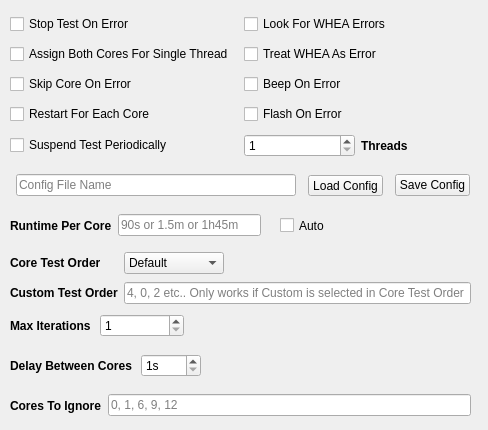
    <widget class="QWidget" name="general_tab">
     <attribute name="title">
      <string>General</string>
     </attribute>
     <widget class="QWidget" name="gridLayoutWidget">
      <property name="geometry">
       <rect>
        <x>10</x>
        <y>10</y>
        <width>461</width>
        <height>151</height>
       </rect>
      </property>
      <layout class="QGridLayout" name="gridLayout">
       <item row="1" column="1">
        <widget class="QCheckBox" name="general_treatWheaWarningAsError_checkBox">
         <property name="toolTip">
          <string>&lt;html&gt;&lt;head/&gt;&lt;body&gt;&lt;p align=&quot;center&quot;&gt;&lt;span style=&quot; font-size:8pt;&quot;&gt;# Treat a WHEA Warning Event Log entry as an error. If this is enabled, a WHEA warning (Event Id 19, &amp;quot;corrected hardware error&amp;quot;) will be treated as a &amp;quot;real&amp;quot; error. The testing on the core will be stopped and continued on the next one.&lt;/span&gt;&lt;/p&gt;&lt;p align=&quot;center&quot;&gt;&lt;span style=&quot; font-size:8pt;&quot;&gt;However, only if the APIC ID from the WHEA message matches the core that was currently tested, otherwise only a warning will be displayed.&lt;/span&gt;&lt;/p&gt;&lt;p align=&quot;center&quot;&gt;&lt;span style=&quot; font-size:8pt;&quot;&gt;Default is Enabled&lt;/span&gt;&lt;/p&gt;&lt;/body&gt;&lt;/html&gt;</string>
         </property>
         <property name="text">
          <string>Treat WHEA As Error</string>
         </property>
        </widget>
       </item>
       <item row="2" column="1">
        <widget class="QCheckBox" name="general_beepOnError_checkBox">
         <property name="toolTip">
          <string>&lt;html&gt;&lt;head/&gt;&lt;body&gt;&lt;p align=&quot;center&quot;&gt;&lt;span style=&quot; font-size:8pt;&quot;&gt;Plays a beep when a core has thrown an error.&lt;/span&gt;&lt;/p&gt;&lt;p align=&quot;center&quot;&gt;&lt;span style=&quot; font-size:8pt;&quot;&gt;Default is Enabled&lt;/span&gt;&lt;/p&gt;&lt;/body&gt;&lt;/html&gt;</string>
         </property>
         <property name="text">
          <string>Beep On Error</string>
         </property>
        </widget>
       </item>
       <item row="0" column="0">
        <widget class="QCheckBox" name="general_stopOnError_checkBox">
         <property name="toolTip">
          <string>&lt;html&gt;&lt;head/&gt;&lt;body&gt;&lt;p align=&quot;center&quot;&gt;&lt;span style=&quot; font-size:8pt;&quot;&gt;Stop the entire testing process if an error occurs. If disabled, the stress test program will be restarted when an error occurs.&lt;/span&gt;&lt;/p&gt;&lt;p align=&quot;center&quot;&gt;&lt;span style=&quot; font-size:8pt;&quot;&gt;Default is Disabled&lt;/span&gt;&lt;/p&gt;&lt;/body&gt;&lt;/html&gt;</string>
         </property>
         <property name="whatsThis">
          <string>&lt;html&gt;&lt;head/&gt;&lt;body&gt;&lt;p&gt;&lt;br/&gt;&lt;/p&gt;&lt;/body&gt;&lt;/html&gt;</string>
         </property>
         <property name="text">
          <string>Stop Test On Error</string>
         </property>
        </widget>
       </item>
       <item row="1" column="0">
        <widget class="QCheckBox" name="general_assignBothVirtualCoresForSingleThread_checkBox">
         <property name="toolTip">
          <string>&lt;html&gt;&lt;head/&gt;&lt;body&gt;&lt;p align=&quot;center&quot;&gt;&lt;span style=&quot; font-size:8pt;&quot;&gt;Use only 1 thread for load generation, but assign that thread to both virtual (logical) cores. This way Windows Scheduler or the internal CPU Scheduler will choose which of both virtual CPUs is used.&lt;/span&gt;&lt;/p&gt;&lt;p align=&quot;center&quot;&gt;&lt;span style=&quot; font-size:8pt;&quot;&gt;Default is Disabled&lt;/span&gt;&lt;/p&gt;&lt;/body&gt;&lt;/html&gt;</string>
         </property>
         <property name="text">
          <string>Assign Both Cores For Single Thread</string>
         </property>
        </widget>
       </item>
       <item row="3" column="1">
        <widget class="QCheckBox" name="general_flashOnError_checkBox">
         <property name="toolTip">
          <string>&lt;html&gt;&lt;head/&gt;&lt;body&gt;&lt;p align=&quot;center&quot;&gt;&lt;span style=&quot; font-size:8pt;&quot;&gt;Flash the window/icon in the taskbar when a core has thrown an error.&lt;/span&gt;&lt;/p&gt;&lt;p align=&quot;center&quot;&gt;&lt;span style=&quot; font-size:8pt;&quot;&gt;Default is Enabled&lt;/span&gt;&lt;/p&gt;&lt;/body&gt;&lt;/html&gt;</string>
         </property>
         <property name="text">
          <string>Flash On Error</string>
         </property>
        </widget>
       </item>
       <item row="2" column="0">
        <widget class="QCheckBox" name="general_skipCoreOnError_checkBox">
         <property name="toolTip">
          <string>&lt;html&gt;&lt;head/&gt;&lt;body&gt;&lt;p align=&quot;center&quot;&gt;&lt;span style=&quot; font-size:8pt;&quot;&gt;If enabled, testing skips a core in the following iterations that has already thrown an error. If this disabled, it will test a core in the next iteration even if it has thrown an error.&lt;/span&gt;&lt;/p&gt;&lt;/body&gt;&lt;/html&gt;</string>
         </property>
         <property name="whatsThis">
          <string>&lt;html&gt;&lt;head/&gt;&lt;body&gt;&lt;p&gt;&lt;br/&gt;&lt;/p&gt;&lt;/body&gt;&lt;/html&gt;</string>
         </property>
         <property name="text">
          <string>Skip Core On Error</string>
         </property>
        </widget>
       </item>
       <item row="0" column="1">
        <widget class="QCheckBox" name="general_lookForWheaErros_checkBox">
         <property name="toolTip">
          <string>&lt;html&gt;&lt;head/&gt;&lt;body&gt;&lt;p align=&quot;center&quot;&gt;&lt;span style=&quot; font-size:8pt;&quot;&gt;If this is enabled, CoreCycler will periodicall check the Windows Event Log for WHEA errors. These WHEA errors do not necessarily cause or show up together with a stress test error, but are indicative of an unstable overclock/undervolt. A stable system should not produce any WHEA errors/warnings.&lt;/span&gt;&lt;/p&gt;&lt;p align=&quot;center&quot;&gt;&lt;span style=&quot; font-size:8pt;&quot;&gt;Default is Enabled&lt;/span&gt;&lt;/p&gt;&lt;/body&gt;&lt;/html&gt;</string>
         </property>
         <property name="text">
          <string>Look For WHEA Errors</string>
         </property>
        </widget>
       </item>
       <item row="3" column="0">
        <widget class="QCheckBox" name="general_restartTestProgramForEachCore_checkBox">
         <property name="toolTip">
          <string>&lt;html&gt;&lt;head/&gt;&lt;body&gt;&lt;p align=&quot;center&quot;&gt;&lt;span style=&quot; font-size:8pt;&quot;&gt;Restarts the testing program for each core. For example: if ycruncher is set to run SFT, SFTv4, and SVT, and Core 0 fails the SFTv4 test, the next core will restart ycruncher and will start on the first test (SFT). If this option is disabled, ycruncher will NOT restart, but will continue to the next test (SVT) on the next core.&lt;/span&gt;&lt;/p&gt;&lt;p align=&quot;center&quot;&gt;&lt;span style=&quot; font-size:8pt;&quot;&gt;For a long-form explanation of this setting, check the box, then press Shift+F1 on your keyboard.&lt;/span&gt;&lt;/p&gt;&lt;/body&gt;&lt;/html&gt;</string>
         </property>
         <property name="whatsThis">
          <string>&lt;html&gt;&lt;head/&gt;&lt;body&gt;&lt;p align=&quot;center&quot;&gt;&lt;span style=&quot; font-size:8pt;&quot;&gt;Restart the stress test process when a new core is selected&lt;/span&gt;&lt;/p&gt;&lt;p align=&quot;center&quot;&gt;&lt;span style=&quot; font-size:8pt;&quot;&gt;This means each core will perform the same sequence of tests during the stress test&lt;/span&gt;&lt;/p&gt;&lt;p align=&quot;center&quot;&gt;&lt;span style=&quot; font-size:8pt;&quot;&gt;This setting is best combined with runtimePerCore = auto&lt;/span&gt;&lt;/p&gt;&lt;p align=&quot;center&quot;&gt;&lt;span style=&quot; font-size:8pt;&quot;&gt;Note: The monitor doesn't seem to turn off when this setting is enabled&lt;/span&gt;&lt;/p&gt;&lt;p align=&quot;center&quot;&gt;&lt;span style=&quot; font-size:8pt;&quot;&gt;Important note: One disadvantage of this setting is that it has the potential to limit the amount of tests that the stress test program can run.&lt;/span&gt;&lt;/p&gt;&lt;p align=&quot;center&quot;&gt;&lt;span style=&quot; font-size:8pt;&quot;&gt;In Prime95 for example, each FFT size will run for roughly 1 minute (except for very small ones), so if you want to make sure that Prime95 runs all of the available FFT sizes for a setting, you'll have to extend the &amp;quot;runtimePerCore&amp;quot; setting from the default value to something higher. For example the &amp;quot;Huge&amp;quot;/SSE preset has 19 FFT entries, and tests on my 5900X showed that it roughly takes 13-19 Minutes until all FFT sizes have been tested. The &amp;quot;Large&amp;quot;/SSE seems to take between 18 and 22 Minutes. I've included the measured times in the comment for the &amp;quot;runtimePerCore&amp;quot; setting above. This is why setting runtimePerCore = auto is beneficial when using this setting, to make sure every test is performed for every core. If this setting is disabled, a new core will very likely start with a different test / FFT size than the previous one. For longer testing periods (e.g. over night), the tested FFT sizes / algorithms will even out eventually, but if you want to make sure that each core is tested in exactly the same way, you should enable this setting.&lt;/span&gt;&lt;/p&gt;&lt;/body&gt;&lt;/html&gt;</string>
         </property>
         <property name="text">
          <string>Restart For Each Core</string>
         </property>
        </widget>
       </item>
       <item row="4" column="0">
        <widget class="QCheckBox" name="general_suspendPeriodically_checkBox">
         <property name="toolTip">
          <string>&lt;html&gt;&lt;head/&gt;&lt;body&gt;&lt;p align=&quot;center&quot;&gt;&lt;span style=&quot; font-size:8pt;&quot;&gt;This can simulate load changes / switches to idle and back. Enabling this setting will periodically suspend the stress test program, wait for a bit, and then resume. Your CPU load and Clock Speed should drop significantly while the program is suspended, and then rise again. This will increase the runtime of the various stress tests as seen in the &amp;quot;Runtime Per Core&amp;quot; setting by roughly 10%&lt;/span&gt;&lt;/p&gt;&lt;p align=&quot;center&quot;&gt;&lt;span style=&quot; font-size:8pt;&quot;&gt;Default is Enabled&lt;/span&gt;&lt;/p&gt;&lt;/body&gt;&lt;/html&gt;</string>
         </property>
         <property name="text">
          <string>Suspend Test Periodically</string>
         </property>
        </widget>
       </item>
       <item row="4" column="1">
        <layout class="QHBoxLayout" name="horizontalLayout_2">
         <item>
          <widget class="QSpinBox" name="general_numberOfThreads_spinBox">
           <property name="toolTip">
            <string>&lt;html&gt;&lt;head/&gt;&lt;body&gt;&lt;p align=&quot;center&quot;&gt;&lt;span style=&quot; font-size:8pt;&quot;&gt;Sets the number of threads to use for testing. You can only choose between 1 and 2. If Hyperthreading/SMT is disabled, this will automatically be set to 1. Currently there's no automatic way to determine which core has thrown an error. Setting this to 1 causes higher boost clocks due to less heat. &lt;/span&gt;&lt;/p&gt;&lt;p align=&quot;center&quot;&gt;&lt;span style=&quot; font-size:8pt;&quot;&gt;Default is 1&lt;/span&gt;&lt;/p&gt;&lt;/body&gt;&lt;/html&gt;</string>
           </property>
           <property name="minimum">
            <number>1</number>
           </property>
           <property name="maximum">
            <number>2</number>
           </property>
          </widget>
         </item>
         <item>
          <widget class="QLabel" name="general_numberOfThreads_label">
           <property name="font">
            <font>
             <pointsize>9</pointsize>
             <bold>true</bold>
            </font>
           </property>
           <property name="text">
            <string>Threads</string>
           </property>
          </widget>
         </item>
        </layout>
       </item>
      </layout>
     </widget>
     <widget class="QWidget" name="horizontalLayoutWidget_3">
      <property name="geometry">
       <rect>
        <x>10</x>
        <y>170</y>
        <width>469</width>
        <height>31</height>
       </rect>
      </property>
      <layout class="QHBoxLayout" name="horizontalLayout_3">
       <item>
        <widget class="QLineEdit" name="general_useConfigFile_lineEdit">
         <property name="minimumSize">
          <size>
           <width>280</width>
           <height>0</height>
          </size>
         </property>
         <property name="maximumSize">
          <size>
           <width>220</width>
           <height>16777215</height>
          </size>
         </property>
         <property name="toolTip">
          <string>&lt;html&gt;&lt;head/&gt;&lt;body&gt;&lt;p align=&quot;center&quot;&gt;When a custom config file is loaded, the name of the config file will be displayed here.&lt;/p&gt;&lt;p align=&quot;center&quot;&gt;Press &amp;quot;Load Config&amp;quot; to use some pre-made config files or choose your own settings and press &amp;quot;Save Config&amp;quot; to save your own config file to be loaded at any time.&lt;/p&gt;&lt;/body&gt;&lt;/html&gt;</string>
         </property>
         <property name="readOnly">
          <bool>true</bool>
         </property>
         <property name="placeholderText">
          <string>Config File Name</string>
         </property>
        </widget>
       </item>
       <item>
        <widget class="QToolButton" name="configsFolder_toolButton">
         <property name="minimumSize">
          <size>
           <width>75</width>
           <height>0</height>
          </size>
         </property>
         <property name="maximumSize">
          <size>
           <width>75</width>
           <height>16777215</height>
          </size>
         </property>
         <property name="toolTip">
          <string>&lt;html&gt;&lt;head/&gt;&lt;body&gt;&lt;p align=&quot;center&quot;&gt;&lt;span style=&quot; font-size:8pt;&quot;&gt;Open the configs folder and allows you to easily select a pre-defined config file to use for testing. When a config file is selected, the Use Config File checkbox is automatically selected and the config file is ready to be used.&lt;/span&gt;&lt;/p&gt;&lt;/body&gt;&lt;/html&gt;</string>
         </property>
         <property name="text">
          <string>Load Config</string>
         </property>
        </widget>
       </item>
       <item>
        <widget class="QPushButton" name="saveConfig_pushButton">
         <property name="maximumSize">
          <size>
           <width>75</width>
           <height>16777215</height>
          </size>
         </property>
         <property name="toolTip">
          <string>&lt;html&gt;&lt;head/&gt;&lt;body&gt;&lt;p align=&quot;center&quot;&gt;&lt;span style=&quot; font-size:8pt;&quot;&gt;Allows you to save the current settings to a config file. Select the settings you wish to use, click the Apply button, then Save Config. This allows you to create your own custom config files to be easily accessed at any time. If you do not click Apply before saving, the custom config file will not have the correct settings. &lt;/span&gt;&lt;/p&gt;&lt;/body&gt;&lt;/html&gt;</string>
         </property>
         <property name="whatsThis">
          <string>&lt;html&gt;&lt;head/&gt;&lt;body&gt;&lt;p align=&quot;center&quot;&gt;&lt;span style=&quot; font-size:8pt;&quot;&gt;CoreCycler uses a config.ini file, which is located in the base directory. The configs folder has pre-made config files that CoreCycler can use for easy and fast access to different testing configurations. The &amp;quot;Save Config&amp;quot; button will take the current config.ini file and save it to the configs folder with a name that you assign to the file. If you change any settings, make sure you press the Apply button before you press Save Config, otherwise the config.ini file will not have the settings you selected. &lt;/span&gt;&lt;/p&gt;&lt;/body&gt;&lt;/html&gt;</string>
         </property>
         <property name="text">
          <string>Save Config</string>
         </property>
        </widget>
       </item>
      </layout>
     </widget>
     <widget class="QWidget" name="horizontalLayoutWidget_4">
      <property name="geometry">
       <rect>
        <x>10</x>
        <y>210</y>
        <width>251</width>
        <height>31</height>
       </rect>
      </property>
      <layout class="QHBoxLayout" name="horizontalLayout_4">
       <item>
        <widget class="QLabel" name="general_runtimePerCore_label">
         <property name="font">
          <font>
           <pointsize>9</pointsize>
           <bold>true</bold>
          </font>
         </property>
         <property name="text">
          <string>Runtime Per Core</string>
         </property>
        </widget>
       </item>
       <item>
        <widget class="QLineEdit" name="general_runtimePerCore_lineEdit">
         <property name="toolTip">
          <string>&lt;html&gt;&lt;head/&gt;&lt;body&gt;&lt;p align=&quot;center&quot;&gt;&lt;span style=&quot; font-size:8pt;&quot;&gt;Sets the runtime per core. You can define a specific runtime per core by entering a numeric value. Accepted values are (h) for hours, (m) for minutes, and (s) for seconds. &lt;/span&gt;&lt;/p&gt;&lt;p align=&quot;center&quot;&gt;&lt;span style=&quot; font-size:8pt;&quot;&gt;360s or 1h4m or 1.5h&lt;/span&gt;&lt;/p&gt;&lt;p align=&quot;center&quot;&gt;&lt;span style=&quot; font-size:8pt;&quot;&gt;Default is 6m&lt;/span&gt;&lt;/p&gt;&lt;/body&gt;&lt;/html&gt;</string>
         </property>
         <property name="placeholderText">
          <string>90s or 1.5m or 1h45m</string>
         </property>
        </widget>
       </item>
      </layout>
     </widget>
     <widget class="QWidget" name="horizontalLayoutWidget_6">
      <property name="geometry">
       <rect>
        <x>10</x>
        <y>310</y>
        <width>174</width>
        <height>31</height>
       </rect>
      </property>
      <layout class="QHBoxLayout" name="horizontalLayout_6">
       <item>
        <widget class="QLabel" name="general_maxIterations_label">
         <property name="font">
          <font>
           <pointsize>9</pointsize>
           <bold>true</bold>
          </font>
         </property>
         <property name="text">
          <string>Max Iterations</string>
         </property>
        </widget>
       </item>
       <item>
        <widget class="QSpinBox" name="general_maxIterations_spinBox">
         <property name="toolTip">
          <string>&lt;html&gt;&lt;head/&gt;&lt;body&gt;&lt;p align=&quot;center&quot;&gt;&lt;span style=&quot; font-size:8pt;&quot;&gt;The max number of iterations. High values are basically unlimited (good for testing overnight).&lt;/span&gt;&lt;/p&gt;&lt;p align=&quot;center&quot;&gt;&lt;span style=&quot; font-size:8pt;&quot;&gt;Default is 10000&lt;/span&gt;&lt;/p&gt;&lt;/body&gt;&lt;/html&gt;</string>
         </property>
         <property name="minimum">
          <number>1</number>
         </property>
         <property name="maximum">
          <number>10000</number>
         </property>
        </widget>
       </item>
      </layout>
     </widget>
     <widget class="QWidget" name="horizontalLayoutWidget_7">
      <property name="geometry">
       <rect>
        <x>10</x>
        <y>350</y>
        <width>191</width>
        <height>31</height>
       </rect>
      </property>
      <layout class="QHBoxLayout" name="horizontalLayout_7">
       <item>
        <widget class="QLabel" name="general_delayBetweenCores_label">
         <property name="font">
          <font>
           <pointsize>9</pointsize>
           <bold>true</bold>
          </font>
         </property>
         <property name="text">
          <string>Delay Between Cores</string>
         </property>
        </widget>
       </item>
       <item>
        <widget class="QSpinBox" name="general_delayBetweenCores_spinBox">
         <property name="maximumSize">
          <size>
           <width>60</width>
           <height>16777215</height>
          </size>
         </property>
         <property name="toolTip">
          <string>&lt;html&gt;&lt;head/&gt;&lt;body&gt;&lt;p align=&quot;center&quot;&gt;&lt;span style=&quot; font-size:8pt;&quot;&gt;Set a delay between the Cores. If the &amp;quot;Restart for Each Core&amp;quot; setting is enabled, this will define the amount of time in seconds between the end of the run for one core and the start of another. If &amp;quot;Restart for Each Core&amp;quot; is Disabled, this setting has no effect. Using this setting may help your CPU to cool down a little between cores, which could result in slightly higher core clock speeds at the start of the test.&lt;/span&gt;&lt;/p&gt;&lt;p align=&quot;center&quot;&gt;&lt;span style=&quot; font-size:8pt;&quot;&gt;Default is 15&lt;/span&gt;&lt;/p&gt;&lt;/body&gt;&lt;/html&gt;</string>
         </property>
         <property name="suffix">
          <string>s</string>
         </property>
         <property name="minimum">
          <number>1</number>
         </property>
         <property name="maximum">
          <number>100</number>
         </property>
        </widget>
       </item>
      </layout>
     </widget>
     <widget class="QWidget" name="horizontalLayoutWidget_8">
      <property name="geometry">
       <rect>
        <x>10</x>
        <y>390</y>
        <width>461</width>
        <height>31</height>
       </rect>
      </property>
      <layout class="QHBoxLayout" name="horizontalLayout_8">
       <item>
        <widget class="QLabel" name="general_coresToIgnore_label">
         <property name="font">
          <font>
           <pointsize>9</pointsize>
           <bold>true</bold>
          </font>
         </property>
         <property name="text">
          <string>Cores To Ignore</string>
         </property>
        </widget>
       </item>
       <item>
        <widget class="QLineEdit" name="general_coresToIgnore_lineEdit">
         <property name="toolTip">
          <string>&lt;html&gt;&lt;head/&gt;&lt;body&gt;&lt;p align=&quot;center&quot;&gt;&lt;span style=&quot; font-size:8pt;&quot;&gt;Ignore certain cores. Comma separated list of cores that will not be tested. The enumeration of cores starts with 0. For example: 0, 1, 2&lt;/span&gt;&lt;/p&gt;&lt;p align=&quot;center&quot;&gt;&lt;span style=&quot; font-size:8pt;&quot;&gt;Default is (Empty)&lt;/span&gt;&lt;/p&gt;&lt;/body&gt;&lt;/html&gt;</string>
         </property>
         <property name="placeholderText">
          <string>0, 1, 6, 9, 12</string>
         </property>
        </widget>
       </item>
      </layout>
     </widget>
     <widget class="QWidget" name="gridLayoutWidget_2">
      <property name="geometry">
       <rect>
        <x>10</x>
        <y>250</y>
        <width>461</width>
        <height>56</height>
       </rect>
      </property>
      <layout class="QGridLayout" name="gridLayout_2">
       <item row="0" column="1">
        <widget class="QComboBox" name="general_coreTestOrder_comboBox">
         <property name="maximumSize">
          <size>
           <width>100</width>
           <height>16777215</height>
          </size>
         </property>
         <property name="toolTip">
          <string>&lt;html&gt;&lt;head/&gt;&lt;body&gt;&lt;p align=&quot;center&quot;&gt;&lt;span style=&quot; font-size:8pt;&quot;&gt;The test order of cores. Default will run Alternate if the CPU has more than 8 cores. Alternate will switch between CCDs, so the test order would be 0, 8, 1, 9, 2, 10, etc.. On a CPU with less than 8 cores, it will run as Random. Or you can manually select if you want Sequential. Setting this value to Custom allows you to manually type in the core test order. If Custom is selected, the test will only run cores typed in the Custom Test Order field. If you set this value to Custom and type in &amp;quot;4, 0&amp;quot; in the Custom Test Order field, the test will only run on cores 4 and 0 for every iteration.&lt;/span&gt;&lt;/p&gt;&lt;/body&gt;&lt;/html&gt;</string>
         </property>
         <item>
          <property name="text">
           <string>Default</string>
          </property>
         </item>
         <item>
          <property name="text">
           <string>Alternate</string>
          </property>
         </item>
         <item>
          <property name="text">
           <string>Random</string>
          </property>
         </item>
         <item>
          <property name="text">
           <string>Sequential</string>
          </property>
         </item>
         <item>
          <property name="text">
           <string>Custom</string>
          </property>
         </item>
        </widget>
       </item>
       <item row="0" column="0">
        <widget class="QLabel" name="general_coreTestOrder_label">
         <property name="font">
          <font>
           <pointsize>9</pointsize>
           <bold>true</bold>
          </font>
         </property>
         <property name="text">
          <string>Core Test Order</string>
         </property>
        </widget>
       </item>
       <item row="1" column="1">
        <widget class="QLineEdit" name="general_coreTestOrder_lineEdit">
         <property name="toolTip">
          <string>&lt;html&gt;&lt;head/&gt;&lt;body&gt;&lt;p align=&quot;center&quot;&gt;&lt;span style=&quot; font-size:8pt;&quot;&gt;This field only applies if Core Test Order is set to Custom. The &amp;quot;Cores To Ignore&amp;quot; setting still takes precedence over any core listed in this field.&lt;/span&gt;&lt;/p&gt;&lt;p align=&quot;center&quot;&gt;&lt;span style=&quot; font-size:8pt;&quot;&gt;Type in the core test order you wish to use, separted by commas. For example:&lt;br/&gt;2, 2, 4, 6, 6, 1, 3, 5, 7&lt;/span&gt;&lt;/p&gt;&lt;/body&gt;&lt;/html&gt;</string>
         </property>
         <property name="placeholderText">
          <string>4, 0, 2 etc.. Only works if Custom is selected in Core Test Order</string>
         </property>
        </widget>
       </item>
       <item row="1" column="0">
        <widget class="QLabel" name="general_coreTestOrder_label_2">
         <property name="font">
          <font>
           <pointsize>9</pointsize>
           <bold>true</bold>
          </font>
         </property>
         <property name="text">
          <string>Custom Test Order</string>
         </property>
        </widget>
       </item>
      </layout>
     </widget>
     <widget class="QCheckBox" name="general_runtimePerCore_checkBox_auto">
      <property name="geometry">
       <rect>
        <x>280</x>
        <y>210</y>
        <width>78</width>
        <height>31</height>
       </rect>
      </property>
      <property name="toolTip">
       <string>&lt;html&gt;&lt;head/&gt;&lt;body&gt;&lt;p align=&quot;center&quot;&gt;&lt;span style=&quot; font-size:8pt;&quot;&gt;Performs one &amp;quot;full&amp;quot; test run for each core. For prime95, it will run all selected FFT sizes before moving to the next core. For yCruncher, it will run all selected tests (FFT, SFT, SVT) before moving to the next core. For Aida64, it will default to 10m per core. &lt;/span&gt;&lt;/p&gt;&lt;/body&gt;&lt;/html&gt;</string>
      </property>
      <property name="text">
       <string>Auto</string>
      </property>
     </widget>
    </widget>
